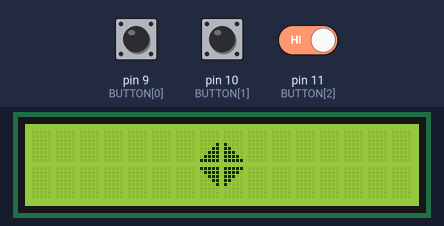
This sketch was run on a simulated Arduino Uno, built with avr-gcc and run on an emulated ATmega328P. Shown: 16×2 character LCD. Inputs (shaded band) come from the test bench; at power-on: pin 9 (BUTTON[0]) HIGH, pin 10 (BUTTON[1]) HIGH, pin 11 (BUTTON[2]) HIGH.

Above: at 1.2 s.
1.3 s: pin 9 (BUTTON[0]) pulled LOW for 0.15 s
At 1.9 s:
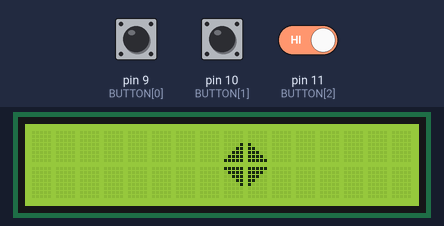
4.4 s: pin 9 (BUTTON[0]) pulled LOW for 1 s
At 5.7 s:
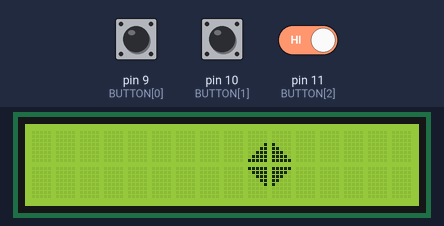
8.4 s: pin 10 (BUTTON[1]) pulled LOW for 0.15 s
At 9.1 s:
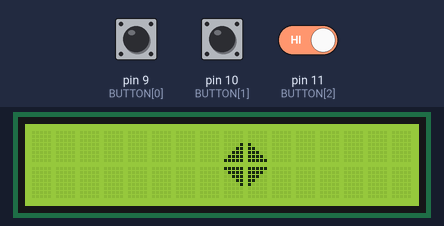
11.5 s: pin 10 (BUTTON[1]) pulled LOW for 1 s
At 12.8 s:
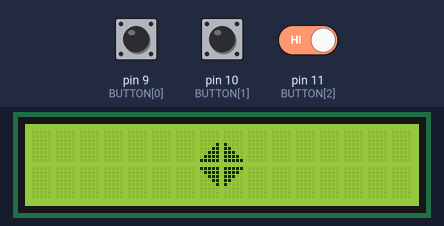
15.5 s: pin 9 (BUTTON[0]) driven LOW and pin 10 (BUTTON[1]) driven LOW and pin 11 (BUTTON[2]) driven LOW
18.5 s: pin 10 (BUTTON[1]) driven HIGH
At 19.5 s:
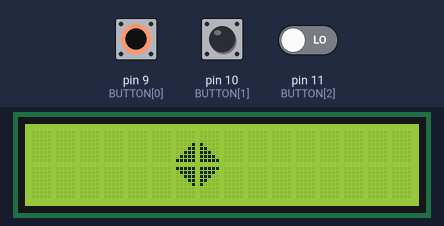
Timing chart, 0 to 21.5 s (numbered marks = the images above; inputs shaded):
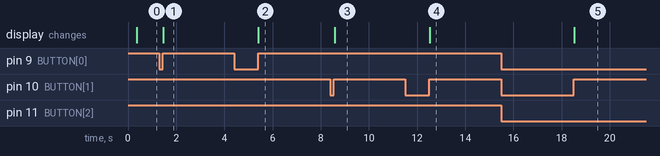

Measured:
- after the input at 1.3 s, the display: changes after 0.16 s (image 1)
- after the input at 4.4 s, the display: changes after 1.0 s (image 2)
- after the input at 8.4 s, the display: changes after 0.18 s (image 3)
- after the input at 11.5 s, the display: changes after 1.0 s (image 4)
- after the input at 15.5 s, every drawn part: stays the same
- after the input at 18.5 s, the display: changes at once (image 5)

The sketch:

CH5_LAST.ino
```cpp
#include <LiquidCrystal.h>
byte p20[8]={ B00000, B00000, B00000, B10000, B11000, B11100, B11110, B11111, };
byte p40[8]={ B00000, B00000, B00000, B00001, B00011, B00111, B01111, B11111, };
byte p60[8]={ B11111, B11110, B11100, B11000, B10000, B00000, B00000, B00000, };
byte p80[8]={ B11111, B01111, B00111, B00011, B00001, B00000, B00000, B00000, };
byte p21[8]={ B00000, B00000, B10000, B11000, B11100, B11110, B11111, B11111,  };
byte p41[8]={ B00000, B00000, B00001, B00011, B00111, B01111, B11111, B01111, };
byte p61[8]={ B11111, B11110, B11100, B11000, B10000, B00000, B00000, B00000, };
byte p81[8]={ B11111, B01111, B00111, B00011, B00001, B00000, B00000, B00000, };
byte p22[8]={ B00000, B00000, B00000, B10000, B11000, B11100, B11110, B11111, };
byte p42[8]={ B00000, B00000, B00000, B00001, B00011, B00111, B01111, B11111, };
byte p62[8]={ B11111, B11110, B11100, B11000, B10000, B00000, B00000, B00000, };
byte p82[8]={ B11111, B01111, B00111, B00011, B00001, B00000, B00000, B00000, };
byte p23[8]={ B00000, B00000, B00000, B10000, B11000, B11100, B11110, B11111, };
byte p43[8]={ B00000, B00000, B00000, B00001, B00011, B00111, B01111, B11111, };
byte p63[8]={ B11111, B11110, B11100, B11000, B10000, B00000, B00000, B00000, };
byte p83[8]={ B11111, B01111, B00111, B00011, B00001, B00000, B00000, B00000, };


boolean lastButton[3]={LOW,};
boolean currentButton[3]={LOW,};
int state[3]={7,0,0};

const int BUTTON[3]={9,10,11};

const int ROW = 16;
const int COL = 2;
int time = 0;
int i = 0; // 문자열을 한칸씩 옆으로 이동시키는 용도
LiquidCrystal lcd(2,3,4,5,6,7);
void setup() {
  pinMode(BUTTON[0],INPUT_PULLUP);
  pinMode(BUTTON[1],INPUT_PULLUP);
  pinMode(BUTTON[2],INPUT_PULLUP);
  // put your setup code here, to run once:
  lcd.begin(16,2);
  lcd.createChar(1, p20); //Make progress characters
  lcd.createChar(0, p40);
  lcd.createChar(3, p60); //Make progress characters
  lcd.createChar(2, p80);
}


boolean debounce(boolean last,int i){
  boolean current = digitalRead(BUTTON[i]);
  if (last != current){
    delay(5);
    current = digitalRead(BUTTON[i]);
    }
  return current;
}

void loop() {

  for(int i=0; 3>i;i++){
    currentButton[i] = debounce(lastButton[i],i);
    if (lastButton[i] == LOW && currentButton[i] == HIGH) state[i]+=1;
    lastButton[i] = currentButton[i];
  }

  int j=0;
  lcd.clear();
  int val=state[0]-state[1];
  int val2=val+1;
  if (val>15) val=val%16;
  if (-1>val) val=val+15;
  if (val2>15) val2=val2%16;
  if (-1>val2) val2=val2+15;

    lcd.setCursor(val,0);
    lcd.write(j);
    j=1;
    lcd.setCursor(val2,0);
    lcd.write(j);
    j=2;
    lcd.setCursor(val,1);
    lcd.write(j);
    j=3;
    lcd.setCursor(val2,1);
    lcd.write(j);


}
```
